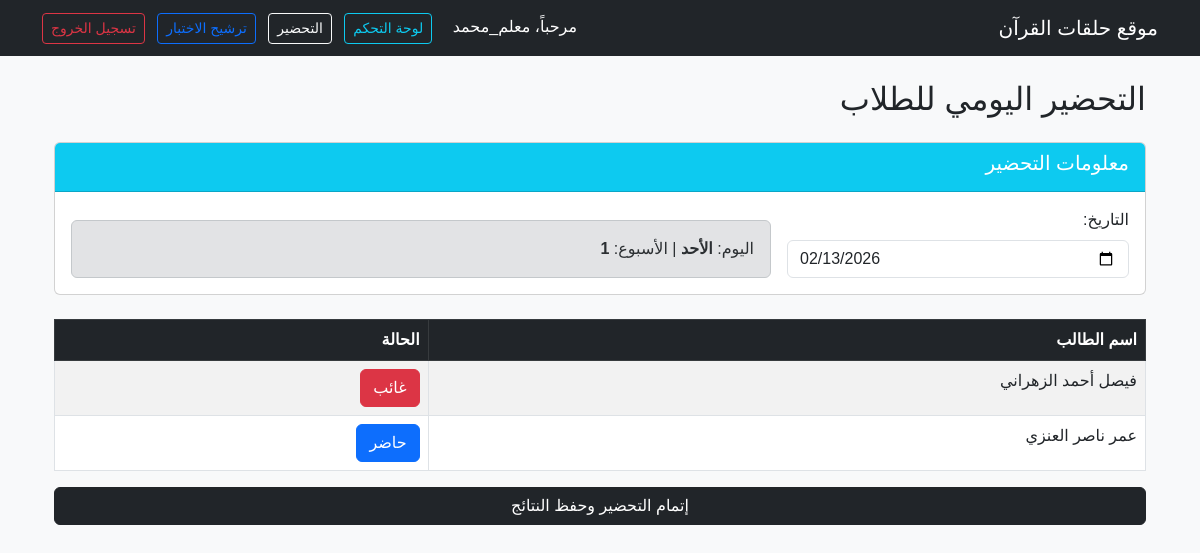
Screenshot of /attendance/ (signed in) with the database file from the repository.
### quran_center/models.py (models this page shows, shortened)
class Student(models.Model):
    identity_number = models.CharField(
        max_length=10,
        validators=[id_validator],
        unique=True,
        verbose_name="رقم الهوية"
    )
    GRADE_CHOICES = [
        ('1_pri', 'أول ابتدائي'), ('2_pri', 'ثاني ابتدائي'), ('3_pri', 'ثالث ابتدائي'),
        ('4_pri', 'رابع ابتدائي'), ('5_pri', 'خامس ابتدائي'), ('6_pri', 'سادس ابتدائي'),
        ('1_med', 'أول متوسط'), ('2_med', 'ثاني متوسط'), ('3_med', 'ثالث متوسط'),
        ('1_sec', 'أول ثانوي'), ('2_sec', 'ثاني ثانوي'), ('3_sec', 'ثالث ثانوي'),
        ('uni', 'جامعي'),
    ]
    STATUS_CHOICES = [('منتظر', 'منتظر'), ('منتظم', 'منتظم')]
    full_name = models.CharField(max_length=200, verbose_name="الاسم الثلاثي")
    student_phone = models.CharField(max_length=15, blank=True, null=True, verbose_name="جوال الطالب")
    parent_phone = models.CharField(max_length=15, verbose_name="جوال ولي الأمر")
    identity_number = models.CharField(max_length=10, unique=True, verbose_name="رقم الهوية")
    parent_identity = models.CharField(max_length=10, verbose_name="رقم هوية ولي الأمر")
    grade = models.CharField(max_length=20, choices=GRADE_CHOICES, verbose_name="الصف الدراسي")
    birth_date = models.DateField(verbose_name="تاريخ الميلاد")
    last_tested_part = models.CharField(
        max_length=50,
        choices=LAST_TESTED_PART_CHOICES,
        default='0',
        verbose_name="آخر جزء تم اختباره"
    )
    previous_center = models.CharField(max_length=100, blank=True, null=True, verbose_name="التحفيظ السابق")
    neighborhood = models.CharField(max_length=100, verbose_name="الحي")
    teacher = models.ForeignKey(User, on_delete=models.SET_NULL, null=True, blank=True, verbose_name="المعلم المسؤول")
    status = models.CharField(max_length=20, default='منتظر', choices=STATUS_CHOICES)
    educational_stage = models.CharField(max_length=50, blank=True)
    absence_reset_at = models.DateField(blank=True, null=True, verbose_name="تاريخ تصفير الغياب المؤقت")
    created_at = models.DateTimeField(auto_now_add=True)

class Attendance(models.Model):
    WEEKDAY_CHOICES = [
        ('الأحد', 'الأحد'),
        ('الاثنين', 'الاثنين'),
        ('الثلاثاء', 'الثلاثاء'),
        ('الأربعاء', 'الأربعاء'),
        ('الخميس', 'الخميس'),
    ]
    STATUS_CHOICES = [
        ('حاضر', 'حاضر'),
        ('غائب', 'غائب'),
        ('مستأذن', 'مستأذن'),
        ('متأخر', 'متأخر'),
    ]
    student = models.ForeignKey(Student, on_delete=models.CASCADE, verbose_name="الطالب")
    date = models.DateField(verbose_name="التاريخ")
    weekday = models.CharField(max_length=10, choices=WEEKDAY_CHOICES, verbose_name="اليوم")
    week_number = models.IntegerField(verbose_name="رقم الأسبوع")
    status = models.CharField(max_length=10, choices=STATUS_CHOICES, default='حاضر', verbose_name="الحالة")
    created_at = models.DateTimeField(auto_now_add=True)
    class Meta:
        unique_together = ('student', 'date')
        verbose_name = "حضور"
        verbose_name_plural = "سجلات الحضور"
        ordering = ['-date']

### quran_center/views.py (the view, shortened to what this page needs)
# urls.py: path('attendance/', views.take_attendance, name='take_attendance'),
@login_required
def take_attendance(request):
    students = Student.objects.filter(teacher=request.user, status='منتظم')
    today = timezone.now().date()
    selected_date_str = request.POST.get('attendance_date') or request.GET.get('date') or str(today)
    try:
        selected_date = datetime.strptime(selected_date_str, "%Y-%m-%d").date()
    except ValueError:
        selected_date = today
    weekday_map = {
        6: 'الأحد',      # Sunday
        0: 'الاثنين',    # Monday
        1: 'الثلاثاء',   # Tuesday
        2: 'الأربعاء',   # Wednesday
        3: 'الخميس',    # Thursday
    }
    current_weekday = weekday_map.get(selected_date.weekday(), 'الأحد')
    current_week = AcademicCalendar.get_week_from_date(selected_date)
    existing_attendance = Attendance.objects.filter(student__in=students, date=selected_date)
    attendance_map = {item.student_id: item.status for item in existing_attendance}
    context = {
        'students': students,
        'current_weekday': current_weekday,
        'current_week': current_week,
        'selected_date': selected_date,
        'today': today,
        'attendance_map': attendance_map,
    }
    return render(request, 'attendance.html', context)

### quran_center/models.py (called while the page is built)
    @classmethod
    def get_week_from_date(cls, target_date):
        week = cls.objects.filter(
            start_date__lte=target_date,
            end_date__gte=target_date
        ).first()
        return week.week_number if week else 1

### quran_center/templatetags/role_tags.py (called while the page is built)
@register.filter
def has_role(user, role_code):
    if not user or not user.is_authenticated:
        return False
    if user.is_superuser:
        return True
    return UserRole.objects.filter(user=user, role__code=role_code).exists()

@register.filter
def dict_get(value, key):
    if isinstance(value, dict):
        return value.get(key)
    return None

### quran_center/templates/attendance.html (shortened to what this page needs)
{% extends "base.html" %}
{% load role_tags %}
{% block content %}
<div class="container mt-4" dir="rtl">
    <h2 class="mb-4">التحضير اليومي للطلاب</h2>
    {% if students %}
    <form method="post">
        <div class="card mb-4">
            <div class="card-header bg-info text-white">
                <h5>معلومات التحضير</h5>
            </div>
            <div class="card-body">
                <div class="row g-3">
                    <div class="col-md-4">
                        <label class="form-label">التاريخ:</label>
                        <input type="date" name="attendance_date" class="form-control" value="{{ selected_date|date:'Y-m-d' }}" required>
                    </div>
                    <div class="col-md-8 d-flex align-items-end">
                        <div class="alert alert-secondary w-100 mb-0">
                            اليوم: <strong>{{ current_weekday }}</strong> | الأسبوع: <strong>{{ current_week }}</strong>
                        </div>
                    </div>
                </div>
            </div>
        </div>
        <table class="table table-bordered table-striped">
            <thead class="table-dark">
                <tr>
                    <th>اسم الطالب</th>
                    <th>الحالة</th>
                </tr>
            </thead>
            <tbody>
                {% for student in students %}
                <tr>
                    <td>{{ student.full_name }}</td>
                    <td>
                    {% with status=attendance_map|dict_get:student.id %}
                    <button type="button"
                        class="btn {% if status == 'غائب' %}btn-danger{% elif status == 'مستأذن' %}btn-warning{% elif status == 'متأخر' %}btn-secondary{% else %}btn-primary{% endif %}"
                        onclick="toggleStatus('{{ student.id }}')"
                        id="btn_{{ student.id }}">{{ status|default:'حاضر' }}</button>
                    {% endwith %}
                    </td>
                </tr>
                {% endfor %}
            </tbody>
        </table>
        <button type="submit" class="btn btn-dark w-100">إتمام التحضير وحفظ النتائج</button>
    </form>
    {% else %}
        <div class="alert alert-info">
            لا يوجد طلاب مسجلين لك حالياً.
        </div>
    {% endif %}
</div>
{% endblock %}

### quran_center/templates/base.html (shortened to what this page needs)
<!DOCTYPE html>
<html lang="ar" dir="rtl">
<head>
    <link rel="stylesheet" href="https://cdn.jsdelivr.net/npm/bootstrap@5.3.0/dist/css/bootstrap.rtl.min.css">
</head>
<body class="bg-light">
{% load role_tags %}
<nav class="navbar navbar-dark bg-dark mb-4">
    <div class="container">
        <span class="navbar-brand">موقع حلقات القرآن</span>
        <div>
            {% if user.is_authenticated %}
                <span class="text-white me-3">مرحباً، {{ user.username }}</span>
                <a href="{% url 'teacher_dashboard' %}" class="btn btn-outline-info btn-sm me-2">لوحة التحكم</a>
                <a href="{% url 'take_attendance' %}" class="btn btn-outline-light btn-sm me-2">التحضير</a>
                <a href="{% url 'nominate_exam' %}" class="btn btn-outline-primary btn-sm me-2">ترشيح الاختبار</a>
                <form method="post" action="{% url 'logout' %}" style="display: inline;">
                    <button type="submit" class="btn btn-outline-danger btn-sm">تسجيل الخروج</button>
                </form>
            {% else %}
                <a href="{% url 'login' %}" class="btn btn-outline-light">تسجيل دخول المعلمين</a>
            {% endif %}
        </div>
    </div>
</nav>
<div class="container">
    {% block content %}
    {% endblock %}
</div>
</body>
</html>

### quran_center/templates/base.html (style rules this page uses)
body { font-family: 'Arial', sans-serif; }

### rows the page displays
Student: full_name "فيصل أحمد الزهراني"
Attendance: status "غائب"
Student: full_name "عمر ناصر العنزي"
Attendance: status "حاضر"

### other values shown
{{ user.username }} "معلم_محمد"
{{ current_weekday }} "الأحد"
{{ current_week }} "1"
